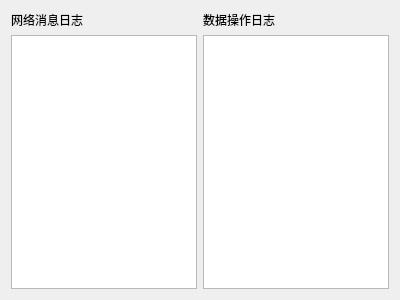
<?xml version="1.0" encoding="UTF-8"?>
<ui version="4.0">
 <class>LogManager</class>
 <widget class="QWidget" name="LogManager">
  <property name="geometry">
   <rect>
    <x>0</x>
    <y>0</y>
    <width>400</width>
    <height>300</height>
   </rect>
  </property>
  <property name="windowTitle">
   <string>Form</string>
  </property>
  <layout class="QGridLayout" name="gridLayout">
   <item row="0" column="0">
    <widget class="QLabel" name="label">
     <property name="text">
      <string>网络消息日志</string>
     </property>
    </widget>
   </item>
   <item row="0" column="1">
    <widget class="QLabel" name="label_2">
     <property name="text">
      <string>数据操作日志</string>
     </property>
    </widget>
   </item>
   <item row="1" column="0">
    <widget class="QTextEdit" name="textEdit"/>
   </item>
   <item row="1" column="1">
    <widget class="QTextEdit" name="operatorText"/>
   </item>
  </layout>
 </widget>
 <resources/>
 <connections/>
</ui>
